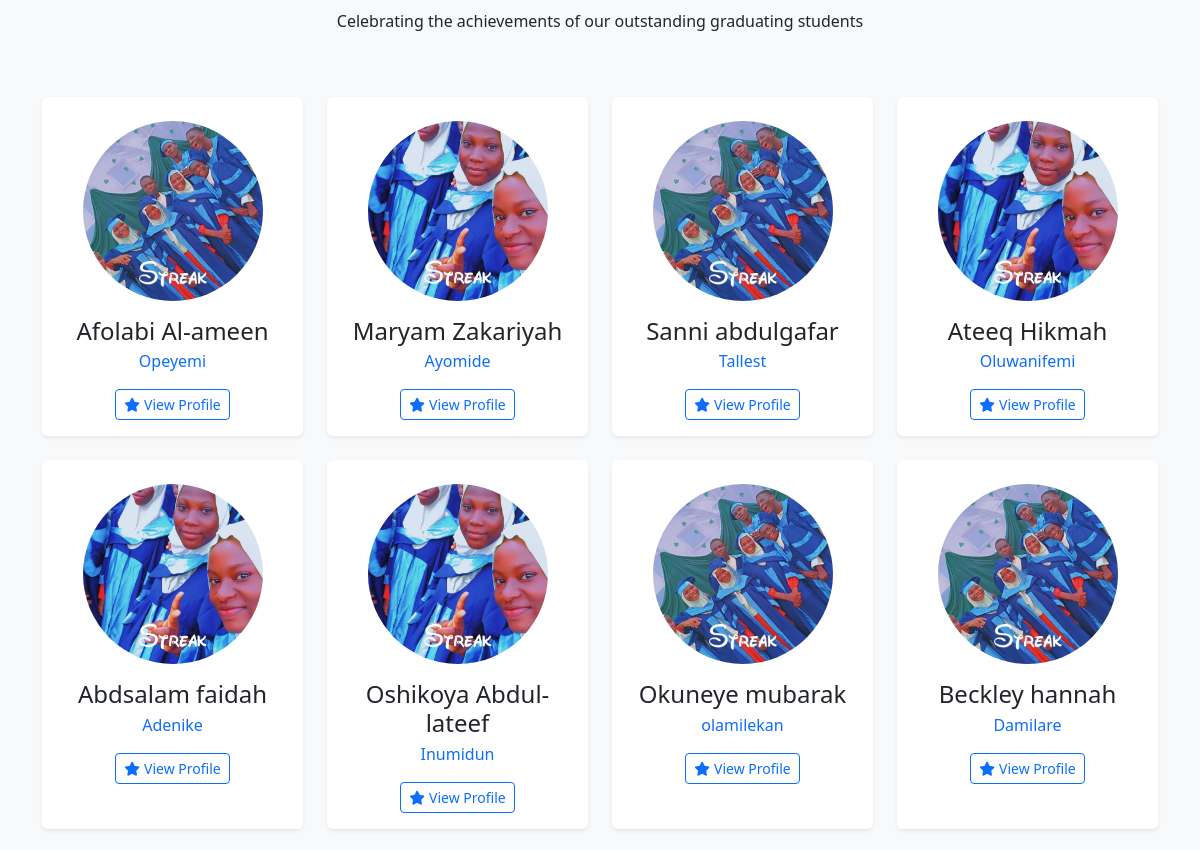
/events/ (middle part), run on an earlier commit of the app's database.
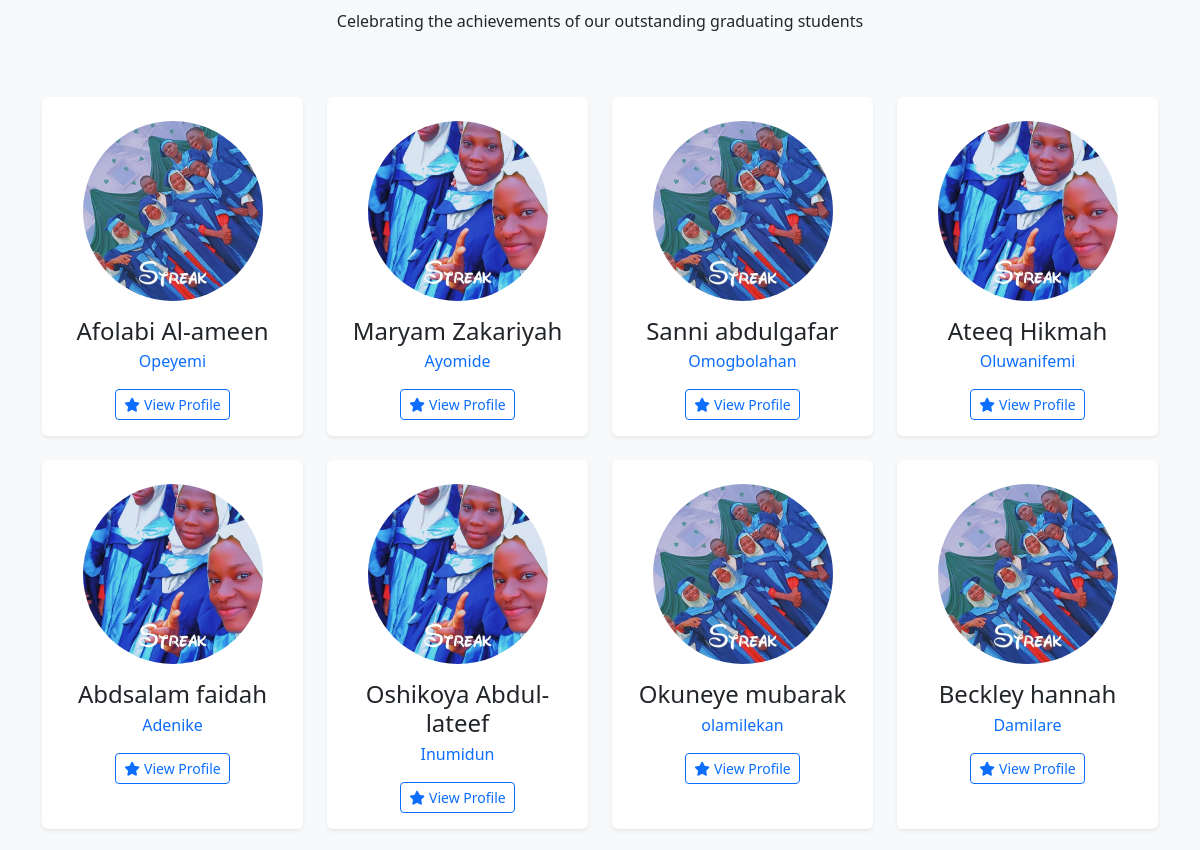
And on a later commit of the database.
### core/models.py (models this page shows, shortened)
class Graduand(models.Model):
    name = models.CharField(max_length=200)
    nickname = models.CharField(max_length=100, blank=True, help_text="Short name or nickname")
    photo = models.ImageField(upload_to='graduands/')
    aspiration = models.TextField(help_text="Future aspiration or career goal")
    favorite_memory = models.TextField(help_text="Favorite memory from school")
    message = models.TextField(help_text="Message to school or younger students")
    achievements = models.TextField(blank=True, help_text="Notable achievements")
    future_plans = models.CharField(max_length=200, blank=True, help_text="Plans after graduation")
    graduation_year = models.CharField(max_length=10, default='2025')
    order = models.IntegerField(default=0)
    is_featured = models.BooleanField(default=True)
    class Meta:
        ordering = ['order', 'name']
        verbose_name_plural = "Graduands"

### core/views.py (the view)
# urls.py: path('events/', views.events_list, name='events'),
def events_list(request):
    today = timezone.now()
    upcoming_events = Event.objects.filter(
        start_date__gte=today,
        end_date__gte=today
    ).order_by('start_date')
    past_events = Event.objects.filter(
        end_date__lt=today
    ).order_by('-start_date')[:6]
    featured_events = Event.objects.filter(
        is_featured=True,
        start_date__gte=today
    )[:3]
    islamic_events = Event.objects.filter(
        event_type='ISLAMIC',
        start_date__gte=today
    )[:3]
    end_of_session = Event.objects.filter(
        title__icontains='End of Session',
        start_date__gte=today
    ).first()
    if not end_of_session:
        end_of_session = None
    graduands = Graduand.objects.filter(graduation_year='2025', is_featured=True)[:12]
    context = {
        'upcoming_events': upcoming_events,
        'past_events': past_events,
        'featured_events': featured_events,
        'islamic_events': islamic_events,
        'end_of_session': end_of_session,
        'graduands': graduands,
    }
    return render(request, 'core/events.html', context)

### core/context_processors.py (called while the page is built)
def school_info(request):
    return {
        'school_name': 'Baitul-Hikmah Int\'l Academy',
        'school_address': '5, Road 4, Idafa Okusiye, Maya, Ikorodu, Lagos State',
        'school_phone': '07086761149',
        'school_email': 'baitulhikmah@gmail.com',
        'all_school_levels': SchoolLevel.objects.all().order_by('order'),
        'recent_news': News.objects.all()[:3],
    }

### templates/core/events.html (shortened to what this page needs)
{% extends 'base.html' %}
{% load static %}
{% block content %}
<section class="py-5 bg-light">
    <div class="container">
        <div class="row">
            <div class="col-12 text-center mb-5">
                <p>Celebrating the achievements of our outstanding graduating students</p>
            </div>
        </div>
        {% if graduands %}
        <div class="row">
            {% for graduand in graduands %}
            <div class="col-md-4 col-lg-3 mb-4">
                <div class="card h-100 border-0 shadow-sm hover-card">
                    <div class="card-img-top text-center pt-4">
                        {% if graduand.photo %}
                        <img src="{{ graduand.photo.url }}" class="rounded-circle" width="180" height="180" style="object-fit: cover;" alt="{{ graduand.name }}">
                        {% else %}
                        <div class="rounded-circle bg-secondary mx-auto d-flex align-items-center justify-content-center" style="width: 180px; height: 180px;">
                            <i class="fas fa-user-graduate fa-5x text-white"></i>
                        </div>
                        {% endif %}
                    </div>
                    <div class="card-body text-center">
                        <h4 class="card-title mb-1">{{ graduand.name }}</h4>
                        <p class="text-primary mb-2">{{ graduand.nickname|default:"SS3 Student" }}</p>
                        <button type="button" class="btn btn-sm btn-outline-primary mt-2" data-bs-toggle="modal" data-bs-target="#graduandModal{{ forloop.counter }}">
                            <i class="fas fa-star me-1"></i>View Profile
                        </button>
                    </div>
                </div>
            </div>
            {% endfor %}
        </div>
        {% else %}
        <div class="text-center py-5">
            <i class="fas fa-users fa-4x text-muted mb-3"></i>
            <h3>Graduand profiles coming soon!</h3>
            <p>Check back later to meet our amazing SS3 students.</p>
        </div>
        {% endif %}
    </div>
</section>
{% endblock %}

### templates/base.html (shortened to what this page needs)
<!DOCTYPE html>
{% load static %}
<html lang="en">
<head>
    <link rel="stylesheet" href="{% static 'bootstrap/css/bootstrap.min.css' %}">
    <link rel="stylesheet" href="https://cdnjs.cloudflare.com/ajax/libs/font-awesome/6.4.0/css/all.min.css">
    <link rel="stylesheet" href="{% static 'css/style.css' %}">
</head>
<body>
    {% block content %}{% endblock %}
</body>
</html>

### static/css/style.css (style rules this page uses)
.card { transition: transform 0.3s, box-shadow 0.3s; }
.hover-card { transition: transform 0.3s ease, box-shadow 0.3s ease; cursor: pointer; }

### templates/core/events.html (style rules this page uses)
.hover-card { transition: transform 0.3s ease, box-shadow 0.3s ease; }

What changed in the data, as far as the page shows it:
changed Graduand "Sanni abdulgafar": nickname "Tallest" → "Omogbolahan"
